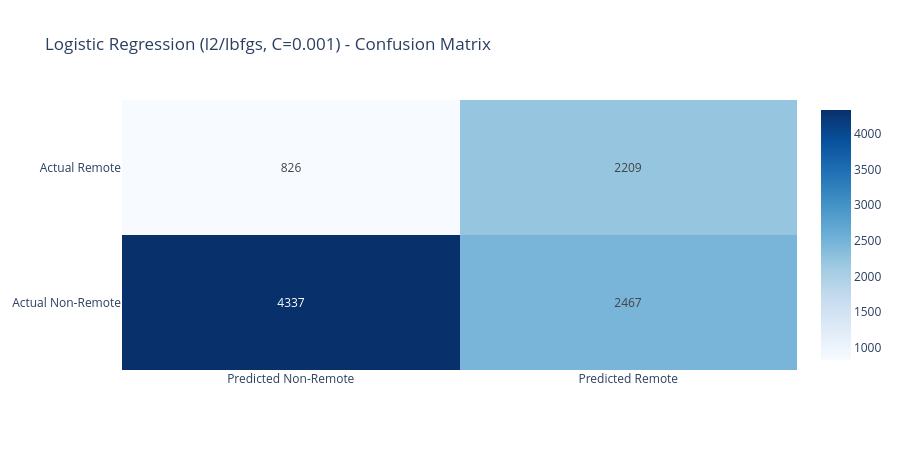

The notebook cell this image was saved under:
### Code cell
lr_best = LogisticRegression(penalty=best_penalty, solver=best_solver, C=best_C,
    max_iter=1000, random_state=42, **best_extra
)

lr_best.fit(X_train_scaled, y_train)
lr_predictions = lr_best.predict(X_test_scaled)

cm_lr = confusion_matrix(y_test, lr_predictions)
acc_lr = accuracy_score(y_test, lr_predictions)
report_lr = classification_report(y_test, lr_predictions, target_names=['Non-Remote', 'Remote'], output_dict=True)

tn_lr, fp_lr, fn_lr, tp_lr = cm_lr.ravel()

print(f"Logistic Regression ({best_lr_label}, C={best_C}) Results")
print(f"{'Metric':<25} {'Non-Remote':>12} {'Remote':>12}")
print("-" * 51)
print(f"{'Precision':<25} {report_lr['Non-Remote']['precision']:>12.4f} {report_lr['Remote']['precision']:>12.4f}")
print(f"{'Recall':<25} {report_lr['Non-Remote']['recall']:>12.4f} {report_lr['Remote']['recall']:>12.4f}")
print(f"{'F1 Score':<25} {report_lr['Non-Remote']['f1-score']:>12.4f} {report_lr['Remote']['f1-score']:>12.4f}")
print(f"{'Support':<25} {report_lr['Non-Remote']['support']:>12} {report_lr['Remote']['support']:>12}")
print("-" * 51)
print(f"{'Accuracy':<25} {acc_lr:>12.4f}")
print(f"{'Macro Avg F1':<25} {report_lr['macro avg']['f1-score']:>12.4f}")
print(f"{'Weighted Avg F1':<25} {report_lr['weighted avg']['f1-score']:>12.4f}")

fig = go.Figure(data=go.Heatmap(
    z=cm_lr,
    x=['Predicted Non-Remote', 'Predicted Remote'],
    y=['Actual Non-Remote',    'Actual Remote'],
    text=[[str(tn_lr), str(fp_lr)], [str(fn_lr), str(tp_lr)]],
    texttemplate='%{text}',
    colorscale='Blues',
    showscale=True
))
fig.update_layout(
    title=f'Logistic Regression ({best_lr_label}, C={best_C}) - Confusion Matrix',
    template='plotly_white',
    height=450
)
fig.show()

### Figure 1 — Plotly figure (JSON) as saved in the notebook; plotly's stock layout.template omitted (floating-point values rounded to 4 significant figures)
{"data": [{"colorscale": [[0, "rgb(247,251,255)"], [0.125, "rgb(222,235,247)"], [0.25, "rgb(198,219,239)"], [0.375, "rgb(158,202,225)"], [0.5, "rgb(107,174,214)"], [0.625, "rgb(66,146,198)"], [0.75, "rgb(33,113,181)"], [0.875, "rgb(8,81,156)"], [1, "rgb(8,48,107)"]], "showscale": true, "text": [["4337", "2467"], ["826", "2209"]], "texttemplate": "%{text}", "type": "heatmap", "x": ["Predicted Non-Remote", "Predicted Remote"], "y": ["Actual Non-Remote", "Actual Remote"], "z": [[4337, 2467], [826, 2209]]}], "layout": {"height": 450, "title": {"text": "Logistic Regression (l2/lbfgs, C=0.001) - Confusion Matrix"}}}
